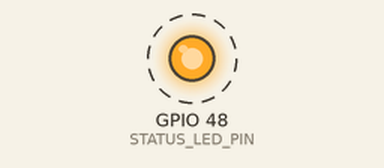
Simulated run of this sketch. Board: ESP32-S3. Parts: output pins drawn as LEDs (lit = HIGH). Dashed ring = blinking. What the sketch prints to the serial monitor is not drawn.

Above: at 1.18 s.
Timing chart, 0 to 4.0 s (numbered marks = the images above):
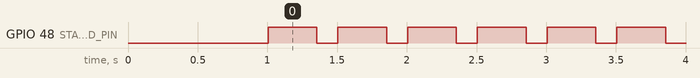

The sketch:

step1_midi_out_test.ino
```cpp
/*
 * Step 1: ESP32-S3 TRS MIDI OUT Test
 *
 * Hardware Connections:
 *   ESP32-S3 GPIO 17 ──[ 33Ω Resistor ]──► 3.5mm Jack TIP
 *   ESP32-S3 +3.3V   ──[ 33Ω Resistor ]──► 3.5mm Jack RING
 *   ESP32-S3 GND     ────────────────────► 3.5mm Jack SLEEVE
 *
 * Target: M-VAVE FM-1 (or any TRS Type-A MIDI device)
 * Default Channel: 1 (0x90 = Note On, 0x80 = Note Off)
 */

#include <Arduino.h>

#define MIDI_TX_PIN 17
#define STATUS_LED_PIN 48 // Optional status LED / power LED

// Use hardware UART1 for MIDI (31250 baud, standard 8N1)
HardwareSerial MidiSerial(1);

void sendNoteOn(uint8_t channel, uint8_t pitch, uint8_t velocity) {
  MidiSerial.write(0x90 | (channel - 1));
  MidiSerial.write(pitch);
  MidiSerial.write(velocity);
}

void sendNoteOff(uint8_t channel, uint8_t pitch) {
  MidiSerial.write(0x80 | (channel - 1));
  MidiSerial.write(pitch);
  MidiSerial.write(0);
}

void setup() {
  Serial.begin(115200);
  delay(1000);
  Serial.println("\n--- ESP32-S3 MIDI OUT Test Starting ---");

  pinMode(STATUS_LED_PIN, OUTPUT);

  // Initialize MIDI hardware serial: 31250 baud, RX disabled (-1), TX on GPIO 17
  MidiSerial.begin(31250, SERIAL_8N1, -1, MIDI_TX_PIN);
  Serial.printf("MIDI UART initialized on GPIO %d at 31250 baud.\n", MIDI_TX_PIN);
}

// Pentatonic scale pitches: C4, D4, E4, G4, A4, C5
const uint8_t testNotes[] = {60, 62, 64, 67, 69, 72};
const int numNotes = sizeof(testNotes) / sizeof(testNotes[0]);
int noteIndex = 0;

void loop() {
  uint8_t currentNote = testNotes[noteIndex];

  // Play Note
  Serial.printf("Playing MIDI note: %d (Channel 1)...\n", currentNote);
  digitalWrite(STATUS_LED_PIN, HIGH);
  sendNoteOn(1, currentNote, 100); // Note On, velocity 100
  delay(350);

  // Stop Note
  sendNoteOff(1, currentNote);
  digitalWrite(STATUS_LED_PIN, LOW);
  delay(150);

  // Advance to next note in scale
  noteIndex = (noteIndex + 1) % numNotes;
}
```

Measured:
- by itself, GPIO 48 (STATUS_LED_PIN): alternates HIGH for 0.35 s and LOW for 0.15 s
